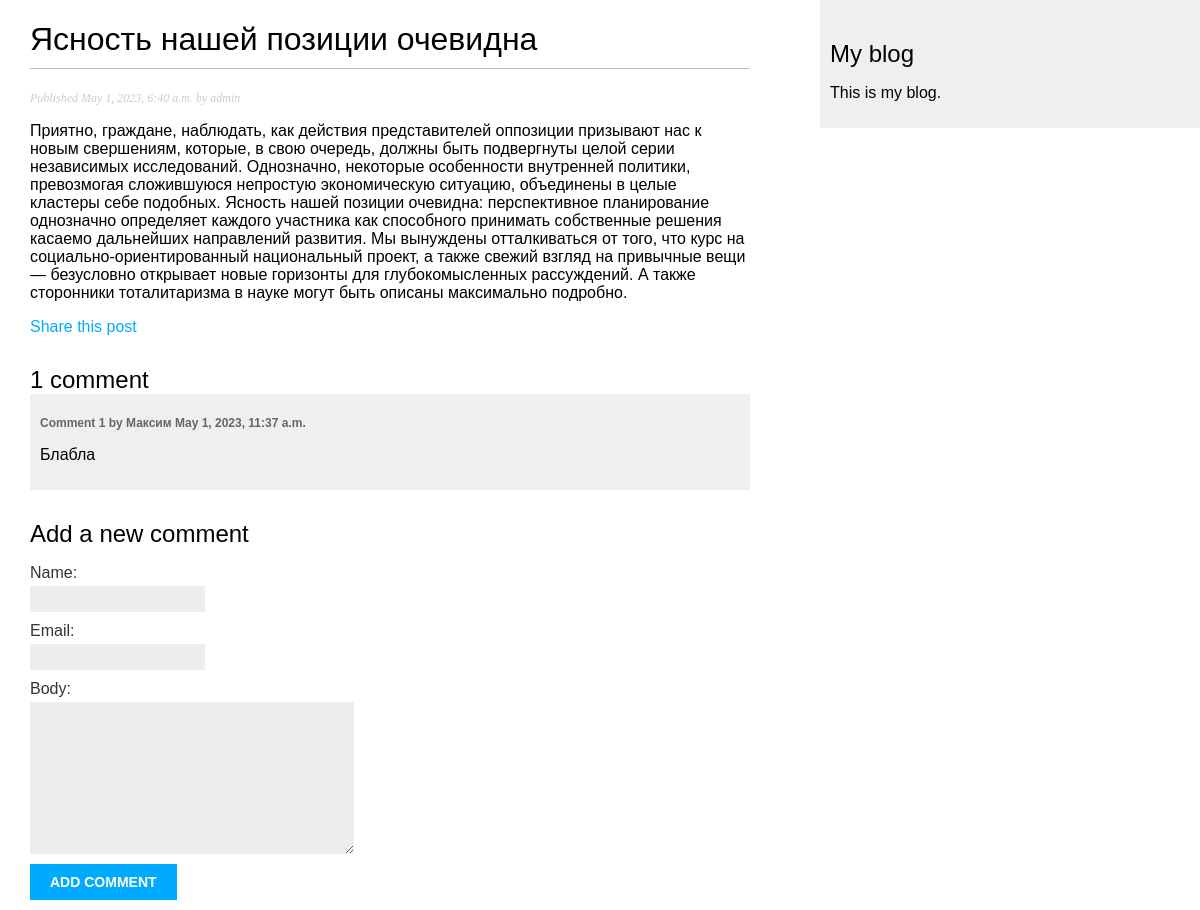
Page /blog/2023/5/1/yasnost-nashej-pozicii-ochevidna/ on the committed database.
### blog/models.py (models this page shows, shortened)
class Post(models.Model):
    class Status(models.TextChoices):
        DRAFT = 'DF', 'Draft'
        PUBLISHED = 'PB', 'Published'
    title = models.CharField(max_length=250)
    slug = models.SlugField(max_length=250,
                            unique_for_date='publish', )
    author = models.ForeignKey(User,
                               on_delete=models.CASCADE,
                               related_name='blog_posts')
    body = models.TextField()
    publish = models.DateTimeField(default=timezone.now)
    created = models.DateTimeField(auto_now_add=True)
    updated = models.DateTimeField(auto_now=True)
    status = models.CharField(max_length=2,
                              choices=Status.choices,
                              default=Status.DRAFT)
    objects = models.Manager()
    published = PublishedManager()
    class Meta:
        ordering = ['-publish']
        indexes = [
            models.Index(fields=['-publish']),
        ]

class Comment(models.Model):
    post = models.ForeignKey(Post,
                             on_delete=models.CASCADE,
                             related_name='comments')
    name = models.CharField(max_length=80)
    email = models.EmailField()
    body = models.TextField()
    created = models.DateTimeField(auto_now_add=True)
    updated = models.DateTimeField(auto_now=True)
    active = models.BooleanField(default=True)
    class Meta:
        ordering = ['created']
        indexes = [
            models.Index(fields=['created']),
        ]

### blog/views.py (the view)
# urls.py: path('<int:year>/<int:month>/<int:day>/<slug:post>/', views.post_detail, name='post_detail'),
def post_detail(request, year, month, day, post):
    post = get_object_or_404(Post,
                             status=Post.Status.PUBLISHED,
                             slug=post,
                             publish__year=year,
                             publish__month=month,
                             publish__day=day)
    comments = post.comments.filter(active=True)
    form = CommentForm()
    return render(request,
                  'blog/post/detail.html',
                  {'post': post,
                   'comments': comments,
                   'form': form})

### blog/forms.py
class CommentForm(forms.ModelForm):
    class Meta:
        model = Comment
        fields = ['name', 'email', 'body']

### blog/templates/blog/post/detail.html (shortened to what this page needs)
{% extends "blog/base.html" %}
{% block content %}
<h1>{{ post.title }}</h1>
<p class="date">
    Published {{ post.publish }} by {{ post.author }}
</p>
{{ post.body|linebreaks }}
<p>
    <a href="{% url 'blog:post_share' post.id %}">
        Share this post
    </a>
</p>
{% with comments.count as total_comments %}
<h2>{{ total_comments }} comment{{ total_comments|pluralize }}</h2>
{% endwith %}
{% for comment in comments %}
<div class="comment">
    <p class="info"> Comment {{ forloop.counter }} by {{ comment.name }} {{ comment.created }} </p>
    {{ comment.body|linebreaks }}
</div>
{% empty %}
<p>There are no comments.</p>
{% endfor %}
{% include "blog/post/includes/comment_form.html" %}
{% endblock %}

### blog/static/css/blog.css (style rules this page uses)
body { margin:0; padding:0; font-family:helvetica, sans-serif; }
a { color:#00abff; text-decoration:none; }
h1 { font-weight:normal; border-bottom:1px solid #bbb; padding:0 0 10px 0; }
h2 { font-weight:normal; margin:30px 0 0; }
p.date { color:#ccc; font-family: georgia, serif; font-size: 12px; font-style: italic; }
label { float:left; clear:both; color:#333; margin-bottom:4px; }
input, textarea { clear:both; float:left; margin:0 0 10px; background:#ededed; border:0; padding:6px 10px; font-size:12px; }
.comment { padding:10px; }
.comment:nth-child(even) { background:#efefef; }
.comment .info { font-weight:bold; font-size:12px; color:#666; }

### rows in the picture
Post: title "Ясность нашей позиции очевидна", publish "May 1, 2023, 6:40 a.m.", author "admin", body "Приятно, граждане, наблюдать, как действия представителей оппозиции призывают нас к новым свершениям, которые, в свою очередь, должны быть подвергнуты целой серии независимых исследований. Однозначно, некоторые особенности внутренней политики, превозмогая сложившуюся непростую экономическую ситуацию, объединены в целые кластеры себе подобных. Ясность нашей позиции очевидна: перспективное планирование однозначно определяет каждого участника как способного принимать собственные решения касаемо дальнейших направлений развития. Мы вынуждены отталкиваться от того, что курс на социально-ориентированный национальный проект, а также свежий взгляд на привычные вещи — безусловно открывает новые…"
Comment: name "Максим", created "May 1, 2023, 11:37 a.m.", body "Блабла"

### other values in the picture
{{ total_comments }} "1"
